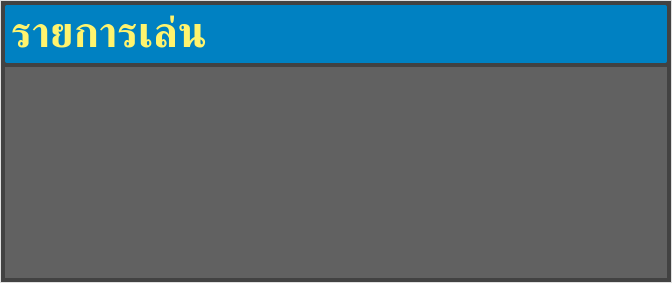
<?xml version="1.0" encoding="UTF-8"?>
<ui version="4.0">
 <class>PlaylistWidget</class>
 <widget class="QWidget" name="PlaylistWidget">
  <property name="geometry">
   <rect>
    <x>0</x>
    <y>0</y>
    <width>672</width>
    <height>283</height>
   </rect>
  </property>
  <property name="windowTitle">
   <string>Form</string>
  </property>
  <property name="locale">
   <locale language="English" country="UnitedStates"/>
  </property>
  <layout class="QVBoxLayout" name="verticalLayout_2">
   <property name="leftMargin">
    <number>0</number>
   </property>
   <property name="topMargin">
    <number>0</number>
   </property>
   <property name="rightMargin">
    <number>0</number>
   </property>
   <property name="bottomMargin">
    <number>0</number>
   </property>
   <item>
    <widget class="QFrame" name="framePlaylist">
     <property name="styleSheet">
      <string notr="true">border: 1px solid rgb(224, 224, 224);
background-color: rgba(66, 66, 66);
</string>
     </property>
     <property name="frameShape">
      <enum>QFrame::StyledPanel</enum>
     </property>
     <property name="frameShadow">
      <enum>QFrame::Raised</enum>
     </property>
     <layout class="QVBoxLayout" name="verticalLayout">
      <property name="spacing">
       <number>4</number>
      </property>
      <property name="leftMargin">
       <number>4</number>
      </property>
      <property name="topMargin">
       <number>4</number>
      </property>
      <property name="rightMargin">
       <number>4</number>
      </property>
      <property name="bottomMargin">
       <number>4</number>
      </property>
      <item>
       <widget class="QFrame" name="frame">
        <property name="minimumSize">
         <size>
          <width>0</width>
          <height>58</height>
         </size>
        </property>
        <property name="maximumSize">
         <size>
          <width>16777215</width>
          <height>58</height>
         </size>
        </property>
        <property name="styleSheet">
         <string notr="true">border: none;
border-radius: 2px;
/*background-color: rgb(41, 128, 185);*/
background-color: /*#1976D2;*/rgb(0, 129, 194);
color: rgb(255, 244, 110);</string>
        </property>
        <property name="frameShape">
         <enum>QFrame::StyledPanel</enum>
        </property>
        <property name="frameShadow">
         <enum>QFrame::Raised</enum>
        </property>
        <layout class="QHBoxLayout" name="horizontalLayout">
         <property name="leftMargin">
          <number>6</number>
         </property>
         <property name="topMargin">
          <number>6</number>
         </property>
         <property name="rightMargin">
          <number>6</number>
         </property>
         <property name="bottomMargin">
          <number>6</number>
         </property>
         <item>
          <widget class="QLabel" name="label">
           <property name="font">
            <font>
             <family>DilleniaUPC</family>
             <pointsize>32</pointsize>
             <weight>75</weight>
             <bold>true</bold>
            </font>
           </property>
           <property name="text">
            <string>รายการเล่น</string>
           </property>
          </widget>
         </item>
        </layout>
       </widget>
      </item>
      <item>
       <widget class="QTableWidget" name="tableWidget">
        <property name="font">
         <font>
          <family>DilleniaUPC</family>
          <pointsize>30</pointsize>
          <weight>75</weight>
          <bold>true</bold>
         </font>
        </property>
        <property name="focusPolicy">
         <enum>Qt::NoFocus</enum>
        </property>
        <property name="styleSheet">
         <string notr="true">QTableView
{
    color: rgb(238, 238, 238);
   	 border: none;
    background: rgb(97, 97, 97);
    gridline-color: rgb(140, 140, 140);
}
QTableView::item
{
	padding: 0 6px;
	background:  rgb(97, 97, 97);
}
QTableView::item:selected {
	background-color: rgb(218, 218, 218);
	color: rgb(71, 71, 71);
}</string>
        </property>
        <property name="horizontalScrollBarPolicy">
         <enum>Qt::ScrollBarAlwaysOff</enum>
        </property>
        <property name="editTriggers">
         <set>QAbstractItemView::NoEditTriggers</set>
        </property>
        <property name="selectionMode">
         <enum>QAbstractItemView::SingleSelection</enum>
        </property>
        <property name="selectionBehavior">
         <enum>QAbstractItemView::SelectRows</enum>
        </property>
        <attribute name="horizontalHeaderVisible">
         <bool>false</bool>
        </attribute>
        <attribute name="verticalHeaderVisible">
         <bool>false</bool>
        </attribute>
        <attribute name="verticalHeaderDefaultSectionSize">
         <number>58</number>
        </attribute>
        <column>
         <property name="text">
          <string>No.</string>
         </property>
        </column>
        <column>
         <property name="text">
          <string>ID</string>
         </property>
        </column>
        <column>
         <property name="text">
          <string>Detail</string>
         </property>
        </column>
        <column>
         <property name="text">
          <string>Type</string>
         </property>
        </column>
       </widget>
      </item>
     </layout>
    </widget>
   </item>
  </layout>
 </widget>
 <resources/>
 <connections/>
</ui>
